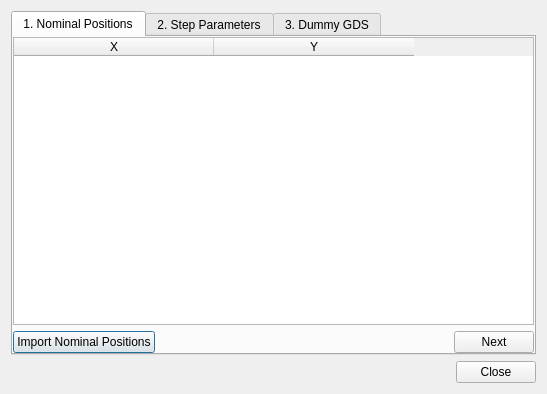
<?xml version="1.0" encoding="UTF-8"?>
<ui version="4.0">
 <class>DummyMetalWizard</class>
 <widget class="QDialog" name="DummyMetalWizard">
  <property name="windowModality">
   <enum>Qt::ApplicationModal</enum>
  </property>
  <property name="geometry">
   <rect>
    <x>0</x>
    <y>0</y>
    <width>547</width>
    <height>394</height>
   </rect>
  </property>
  <property name="windowTitle">
   <string>Dummy Metal Wizard</string>
  </property>
  <layout class="QVBoxLayout" name="verticalLayout_2">
   <item>
    <widget class="QTabWidget" name="tabWidget">
     <property name="currentIndex">
      <number>0</number>
     </property>
     <widget class="QWidget" name="tab">
      <attribute name="title">
       <string>1. Nominal Positions</string>
      </attribute>
      <layout class="QGridLayout" name="gridLayout">
       <property name="margin">
        <number>0</number>
       </property>
       <item row="0" column="0">
        <layout class="QVBoxLayout" name="verticalLayout">
         <item>
          <widget class="QTableWidget" name="tblNomPositions">
           <property name="minimumSize">
            <size>
             <width>400</width>
             <height>0</height>
            </size>
           </property>
           <property name="columnCount">
            <number>2</number>
           </property>
           <attribute name="horizontalHeaderCascadingSectionResizes">
            <bool>true</bool>
           </attribute>
           <attribute name="horizontalHeaderDefaultSectionSize">
            <number>200</number>
           </attribute>
           <attribute name="horizontalHeaderStretchLastSection">
            <bool>false</bool>
           </attribute>
           <attribute name="verticalHeaderStretchLastSection">
            <bool>false</bool>
           </attribute>
           <column>
            <property name="text">
             <string>X</string>
            </property>
           </column>
           <column>
            <property name="text">
             <string>Y</string>
            </property>
           </column>
          </widget>
         </item>
         <item>
          <layout class="QHBoxLayout" name="horizontalLayout">
           <item>
            <widget class="QPushButton" name="btnImportNoms">
             <property name="text">
              <string>Import Nominal Positions</string>
             </property>
            </widget>
           </item>
           <item>
            <spacer name="horizontalSpacer">
             <property name="orientation">
              <enum>Qt::Horizontal</enum>
             </property>
             <property name="sizeHint" stdset="0">
              <size>
               <width>40</width>
               <height>20</height>
              </size>
             </property>
            </spacer>
           </item>
           <item>
            <widget class="QPushButton" name="btnNext1">
             <property name="text">
              <string>Next</string>
             </property>
            </widget>
           </item>
          </layout>
         </item>
        </layout>
       </item>
      </layout>
     </widget>
     <widget class="QWidget" name="tab_2">
      <attribute name="title">
       <string>2. Step Parameters</string>
      </attribute>
      <layout class="QVBoxLayout" name="verticalLayout_4">
       <item>
        <layout class="QHBoxLayout" name="horizontalLayout_10">
         <item>
          <layout class="QVBoxLayout" name="verticalLayout_3">
           <item>
            <widget class="QLabel" name="label">
             <property name="text">
              <string>Step offset from origin (μm):</string>
             </property>
            </widget>
           </item>
           <item>
            <layout class="QHBoxLayout" name="horizontalLayout_5">
             <item>
              <layout class="QFormLayout" name="formLayout">
               <item row="0" column="0">
                <widget class="QLabel" name="label_2">
                 <property name="text">
                  <string>X:</string>
                 </property>
                </widget>
               </item>
               <item row="0" column="1">
                <widget class="QLineEdit" name="txtOffsetX">
                 <property name="sizePolicy">
                  <sizepolicy hsizetype="Preferred" vsizetype="Fixed">
                   <horstretch>0</horstretch>
                   <verstretch>0</verstretch>
                  </sizepolicy>
                 </property>
                 <property name="text">
                  <string/>
                 </property>
                </widget>
               </item>
              </layout>
             </item>
             <item>
              <layout class="QFormLayout" name="formLayout_2">
               <item row="0" column="0">
                <widget class="QLabel" name="label_3">
                 <property name="text">
                  <string>Y:</string>
                 </property>
                </widget>
               </item>
               <item row="0" column="1">
                <widget class="QLineEdit" name="txtOffsetY">
                 <property name="sizePolicy">
                  <sizepolicy hsizetype="Preferred" vsizetype="Fixed">
                   <horstretch>0</horstretch>
                   <verstretch>0</verstretch>
                  </sizepolicy>
                 </property>
                 <property name="text">
                  <string/>
                 </property>
                </widget>
               </item>
              </layout>
             </item>
            </layout>
           </item>
           <item>
            <widget class="QLabel" name="label_4">
             <property name="text">
              <string>Step distance (μm):</string>
             </property>
            </widget>
           </item>
           <item>
            <layout class="QHBoxLayout" name="horizontalLayout_4">
             <item>
              <layout class="QFormLayout" name="formLayout_4">
               <item row="0" column="0">
                <widget class="QLabel" name="label_6">
                 <property name="text">
                  <string>X:</string>
                 </property>
                </widget>
               </item>
               <item row="0" column="1">
                <widget class="QLineEdit" name="txtStepX">
                 <property name="sizePolicy">
                  <sizepolicy hsizetype="Preferred" vsizetype="Fixed">
                   <horstretch>0</horstretch>
                   <verstretch>0</verstretch>
                  </sizepolicy>
                 </property>
                 <property name="text">
                  <string/>
                 </property>
                </widget>
               </item>
              </layout>
             </item>
             <item>
              <layout class="QFormLayout" name="formLayout_3">
               <item row="0" column="0">
                <widget class="QLabel" name="label_5">
                 <property name="text">
                  <string>Y:</string>
                 </property>
                </widget>
               </item>
               <item row="0" column="1">
                <widget class="QLineEdit" name="txtStepY">
                 <property name="sizePolicy">
                  <sizepolicy hsizetype="Preferred" vsizetype="Fixed">
                   <horstretch>0</horstretch>
                   <verstretch>0</verstretch>
                  </sizepolicy>
                 </property>
                 <property name="text">
                  <string/>
                 </property>
                </widget>
               </item>
              </layout>
             </item>
            </layout>
           </item>
           <item>
            <widget class="QLabel" name="label_8">
             <property name="text">
              <string>Keep-in diameter (step diamater, in μm):</string>
             </property>
            </widget>
           </item>
           <item>
            <layout class="QHBoxLayout" name="horizontalLayout_6">
             <item>
              <widget class="QLabel" name="label_9">
               <property name="text">
                <string>Diameter:</string>
               </property>
              </widget>
             </item>
             <item>
              <widget class="QLineEdit" name="txtDiameter">
               <property name="sizePolicy">
                <sizepolicy hsizetype="Preferred" vsizetype="Fixed">
                 <horstretch>0</horstretch>
                 <verstretch>0</verstretch>
                </sizepolicy>
               </property>
               <property name="text">
                <string/>
               </property>
              </widget>
             </item>
             <item>
              <spacer name="horizontalSpacer_7">
               <property name="orientation">
                <enum>Qt::Horizontal</enum>
               </property>
               <property name="sizeHint" stdset="0">
                <size>
                 <width>40</width>
                 <height>20</height>
                </size>
               </property>
              </spacer>
             </item>
            </layout>
           </item>
          </layout>
         </item>
         <item>
          <spacer name="horizontalSpacer_4">
           <property name="orientation">
            <enum>Qt::Horizontal</enum>
           </property>
           <property name="sizeHint" stdset="0">
            <size>
             <width>40</width>
             <height>20</height>
            </size>
           </property>
          </spacer>
         </item>
        </layout>
       </item>
       <item>
        <layout class="QHBoxLayout" name="horizontalLayout_3">
         <item>
          <spacer name="horizontalSpacer_3">
           <property name="orientation">
            <enum>Qt::Horizontal</enum>
           </property>
           <property name="sizeHint" stdset="0">
            <size>
             <width>40</width>
             <height>20</height>
            </size>
           </property>
          </spacer>
         </item>
         <item>
          <widget class="QPushButton" name="btnNext2">
           <property name="text">
            <string>Next</string>
           </property>
          </widget>
         </item>
        </layout>
       </item>
       <item>
        <spacer name="verticalSpacer">
         <property name="orientation">
          <enum>Qt::Vertical</enum>
         </property>
         <property name="sizeHint" stdset="0">
          <size>
           <width>20</width>
           <height>425</height>
          </size>
         </property>
        </spacer>
       </item>
      </layout>
     </widget>
     <widget class="QWidget" name="tab_3">
      <attribute name="title">
       <string>3. Dummy GDS</string>
      </attribute>
      <layout class="QVBoxLayout" name="verticalLayout_5">
       <item>
        <widget class="QLabel" name="label_7">
         <property name="text">
          <string>Load GDS file for the dummy unit (this GDS should contain all layers).  The dummy GDS pattern will be stepped and repeated where there are not good units.</string>
         </property>
         <property name="scaledContents">
          <bool>true</bool>
         </property>
         <property name="wordWrap">
          <bool>true</bool>
         </property>
        </widget>
       </item>
       <item>
        <layout class="QHBoxLayout" name="horizontalLayout_9">
         <item>
          <widget class="QLabel" name="lbl2">
           <property name="text">
            <string>Load Dummy GDS File:</string>
           </property>
          </widget>
         </item>
         <item>
          <layout class="QHBoxLayout" name="horizontalLayout_7">
           <item>
            <widget class="QPushButton" name="btnLoadGDS">
             <property name="text">
              <string>Browse</string>
             </property>
            </widget>
           </item>
           <item>
            <widget class="QLabel" name="lblLoad">
             <property name="text">
              <string>(NOT LOADED)</string>
             </property>
            </widget>
           </item>
          </layout>
         </item>
         <item>
          <spacer name="horizontalSpacer_6">
           <property name="orientation">
            <enum>Qt::Horizontal</enum>
           </property>
           <property name="sizeHint" stdset="0">
            <size>
             <width>40</width>
             <height>20</height>
            </size>
           </property>
          </spacer>
         </item>
        </layout>
       </item>
       <item>
        <layout class="QHBoxLayout" name="horizontalLayout_8">
         <item>
          <spacer name="horizontalSpacer_5">
           <property name="orientation">
            <enum>Qt::Horizontal</enum>
           </property>
           <property name="sizeHint" stdset="0">
            <size>
             <width>40</width>
             <height>20</height>
            </size>
           </property>
          </spacer>
         </item>
         <item>
          <widget class="QPushButton" name="btnGenerateGDS">
           <property name="enabled">
            <bool>false</bool>
           </property>
           <property name="text">
            <string>Generate Dummy GDS</string>
           </property>
          </widget>
         </item>
        </layout>
       </item>
       <item>
        <spacer name="verticalSpacer_2">
         <property name="orientation">
          <enum>Qt::Vertical</enum>
         </property>
         <property name="sizeHint" stdset="0">
          <size>
           <width>20</width>
           <height>122</height>
          </size>
         </property>
        </spacer>
       </item>
      </layout>
     </widget>
    </widget>
   </item>
   <item>
    <layout class="QHBoxLayout" name="horizontalLayout_2">
     <item>
      <spacer name="horizontalSpacer_2">
       <property name="orientation">
        <enum>Qt::Horizontal</enum>
       </property>
       <property name="sizeHint" stdset="0">
        <size>
         <width>40</width>
         <height>20</height>
        </size>
       </property>
      </spacer>
     </item>
     <item>
      <widget class="QPushButton" name="btnClose">
       <property name="text">
        <string>Close</string>
       </property>
      </widget>
     </item>
    </layout>
   </item>
  </layout>
 </widget>
 <resources/>
 <connections/>
</ui>
